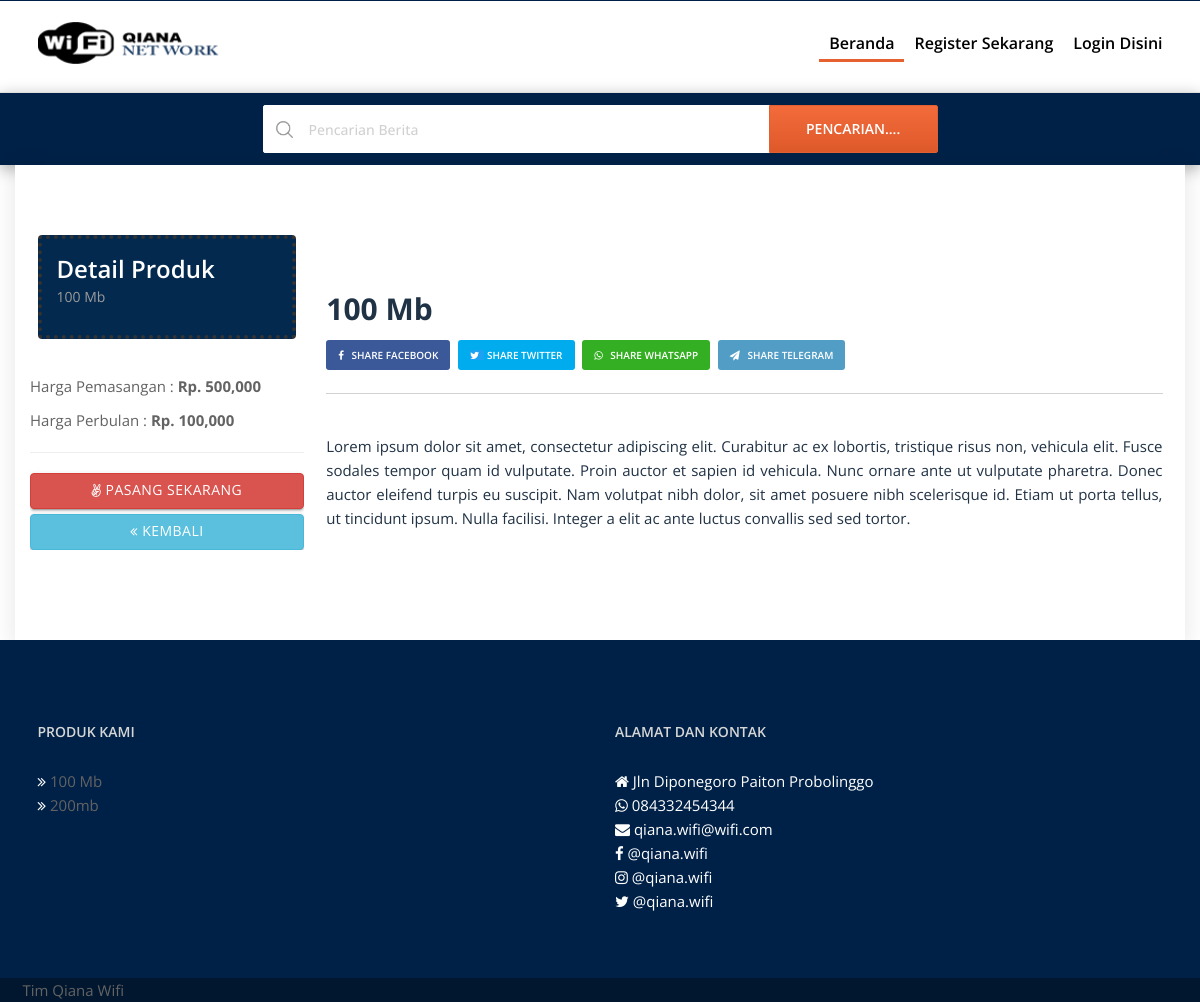
Screenshot of /produk-wifi/100-mb with the database file from the repository.
### administrator/models.py (models this page shows, shortened)
class Produk(models.Model):
    nama_produk = models.CharField(max_length=200, blank=True, null=True, unique=True)
    gambar = ResizedImageField(size=[700, 400], quality=80, crop=['middle', 'center'] , upload_to='gambar/produk', blank=True, null=True, verbose_name="Gambar (700 x 400 pixel)*)")
    harga = models.PositiveIntegerField(blank=False, null=True)
    harga_pemasangan = models.PositiveIntegerField(blank=False, null=True)
    slug = models.SlugField(max_length=200, unique=True)
    keterangan = RichTextField(blank=True, null=True)
    date_created= models.DateTimeField(auto_now_add=True, null=True)
    class Meta:
        verbose_name_plural ="Produk"

### website/views.py (the view)
# urls.py: path('produk-wifi/<slug:slug>', views.detailproduk, name='detailproduk'),
def detailproduk (request, slug):
    produk = get_object_or_404(Produk, slug=slug)
    context = {
        'judul': 'Halaman Detail Produk Wifi Qiana',
        'menu': 'beranda',
        'produkdetail':produk,
    }
    return render(request, 'detailproduk.html', context)

### website/views.py (called while the page is built)
def produkFooter(request):
    produkfooter = Produk.objects.all().order_by('-id')[:5]
    return {'produkfooter':produkfooter}

### website/templates/detailproduk.html (shortened to what this page needs)
{% extends "basewebsite.html" %}
{% load static %}
{% load humanize %}
{% block content %}
<section>
        <div class="container com-sp pad-bot-70 pg-inn">
            <div class="row">
                <div class="cor">
                    <div class="col-md-3">
                        <div class="cor-top-deta cor-side-com">
                            <div class="cor-top-deta">
                                <div class="ho-st-login cor-apply field-com">
                                    <div class="col s12">
                                        <form class="col s12">
                                            <div class="cor-left-app-tit">
                                                <h4>Detail Produk</h4>
                                                <p>{{produkdetail.nama_produk|title}}</p>
                                            </div>
                                    </div>
                                </div>
                            </div>
                        </div>
            <div class="row">
                <div class="h-gal">
					<ul>
						<p>Harga Pemasangan : <b>Rp. {{produkdetail.harga_pemasangan|intcomma}}<b/></p>
						<p>Harga Perbulan : <b>Rp. {{produkdetail.harga|intcomma}}<b/></p>
                        <hr/>
						<a href="{% url 'pasangproduk' produkdetail.slug  %}" type="button" class="btn btn-block btn-danger"><i class="fa fa-angellist"></i> Pasang Sekarang</button>
						<a href="{% url 'beranda'  %}" type="button" class="btn btn-block btn-info"><i class="fa fa-angle-double-left"></i> Kembali</a>
					</ul>
                </div>
            </div>
                    </div>
                    <div class="col-md-9">
                        <div class="cor-mid-img">
                        </div>
                        <div class="cor-con-mid">
                            <div class="cor-p1">
                                <h2>{{produkdetail.nama_produk|title}}</h2>
                                <div class="share-btn">
                                    <ul>
                                        <li><a href="http://www.facebook.com/sharer.php?u=https://{{domain}}/produk/{{produkdetail.jenis.slug}}/{{produkdetail.slug}}/" target="_blank"><i class="fa fa-facebook fb1"></i> Share Facebook</a>
                                        </li>
                                        <li><a href="https://twitter.com/share?url=https://{{domain}}/produk/{{produkdetail.jenis.slug}}/{{produkdetail.slug}}/" target="_blank"><i class="fa fa-twitter tw1"></i> Share Twitter</a>
                                        </li>
                                        <li><a href="whatsapp://send?text=https://{{domain}}/produk/{{produkdetail.jenis.slug}}/{{produkdetail.slug}}/" target="_blank"><i class="fa fa-whatsapp wa1"></i> Share whatsapp</a>
                                        </li>
                                        <li><a href="https://telegram.me/share/url?url=https://{{domain}}/produk/{{produkdetail.jenis.slug}}/{{produkdetail.slug}}/" target="_blank"><i class="fa fa-send tl1"></i> Share Telegram</a>
                                        </li>
                                    </ul>
                                </div>
                            </div>
                            <div class="cor-p4">
                                <div class="text-justify">{{produkdetail.keterangan|safe}}
                                 </div>
                            </div>
                        </div>
                    </div>
                </div>
            </div>
        </div>
    </section>
{% endblock content  %}

### templates/basewebsite.html (shortened to what this page needs)
<!DOCTYPE html>
{% load static %}
<html lang="en">
<head>
    <link rel="stylesheet" href="{% static 'web/css/font-awesome.min.css' %}">
    <link href="{% static 'web/css/materialize.css' %}" rel="stylesheet">
    <link href="{% static 'web/css/bootstrap.css' %}" rel="stylesheet" />
    <link href="{% static 'web/css/style.css' %}" rel="stylesheet" />
    <link href="{% static 'web/css/style-mob.css' %}" rel="stylesheet" />
</head>
<body>
    {% include "navbarwebsite.html" %}
{% block content %}
{% endblock content %}
    <section class="wed-hom-footer">
        <div class="container">
            <div class="row">
                <div class="col-md-6">
                    <h4>Produk Kami</h4>
                    <ul>
                    {% for row in produkfooter %}
                        <li style="color:white;"><i class="fa fa-angle-double-right"></i> <a href="{% url 'pasangproduk' row.slug  %}">{{row.nama_produk|title}}</a></li>
                    {% empty %}
                        <li><div class="alert alert-danger">Produk Masih kosong</div></li>
                    {% endfor %}
                    </ul>
                </div>
                <div class="col-md-6" >
                    <h4>Alamat dan Kontak</h4>
                    <ul>
                       <li style="color:white;"><i class="fa fa-home"></i> Jln Diponegoro Paiton Probolinggo </li>
                        <li style="color:white;"><i class="fa fa-whatsapp"></i> 084332454344 </li>
                        <li style="color:white;"><i class="fa fa-envelope"></i> qiana.wifi@wifi.com</li>
                        <li style="color:white;"><i class="fa fa-facebook"></i> @qiana.wifi</li>
                        <li style="color:white;"><i class="fa fa-instagram"></i> @qiana.wifi</li>
                        <li style="color:white;"><i class="fa fa-twitter"></i> @qiana.wifi</li>
                </div>
            </div>
        </div>
    </section>
    <section class="wed-rights">
        <div class="container">
            <div class="row">
                <div class="copy-right">
                   <a target="_blank" href="">Tim Qiana Wifi</a>
                </div>
            </div>
        </div>
    </section>
</body>
</html>

### rows the page displays
Produk: nama_produk "100 Mb", harga_pemasangan "500,000", harga "100,000", keterangan "Lorem ipsum dolor sit amet, consectetur adipiscing elit. Curabitur ac ex lobortis, tristique risus non, vehicula elit. Fusce sodales tempor quam id vulputate. Proin auctor et sapien id vehicula. Nunc ornare ante ut vulputate pharetra. Donec auctor eleifend turpis eu suscipit. Nam volutpat nibh dolor, sit amet posuere nibh scelerisque id. Etiam ut porta tellus, ut tincidunt ipsum. Nulla facilisi. Integer a elit ac ante luctus convallis sed sed tortor."
Produk: nama_produk "200mb"
